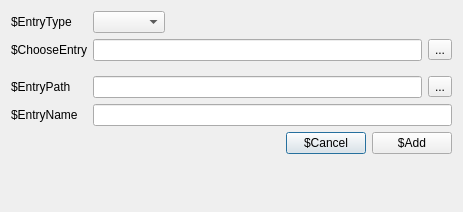
<?xml version="1.0" encoding="UTF-8"?>
<ui version="4.0">
 <class>SAddNewEntry</class>
 <widget class="QDialog" name="SAddNewEntry">
  <property name="geometry">
   <rect>
    <x>0</x>
    <y>0</y>
    <width>463</width>
    <height>212</height>
   </rect>
  </property>
  <property name="minimumSize">
   <size>
    <width>463</width>
    <height>212</height>
   </size>
  </property>
  <property name="maximumSize">
   <size>
    <width>463</width>
    <height>212</height>
   </size>
  </property>
  <property name="windowTitle">
   <string>Dialog</string>
  </property>
  <layout class="QVBoxLayout" name="verticalLayout_2">
   <item>
    <layout class="QFormLayout" name="formLayout">
     <property name="fieldGrowthPolicy">
      <enum>QFormLayout::ExpandingFieldsGrow</enum>
     </property>
     <property name="topMargin">
      <number>0</number>
     </property>
     <item row="0" column="0">
      <widget class="QLabel" name="lEntryType">
       <property name="text">
        <string>$EntryType</string>
       </property>
      </widget>
     </item>
     <item row="1" column="0">
      <widget class="QLabel" name="lChooseFile">
       <property name="text">
        <string>$ChooseEntry</string>
       </property>
      </widget>
     </item>
     <item row="3" column="0">
      <widget class="QLabel" name="lEntryPath">
       <property name="text">
        <string>$EntryPath</string>
       </property>
      </widget>
     </item>
     <item row="4" column="0">
      <widget class="QLabel" name="lEntryName">
       <property name="text">
        <string>$EntryName</string>
       </property>
      </widget>
     </item>
     <item row="2" column="0">
      <widget class="Line" name="line">
       <property name="orientation">
        <enum>Qt::Horizontal</enum>
       </property>
      </widget>
     </item>
     <item row="1" column="1">
      <layout class="QHBoxLayout" name="horizontalLayout_3">
       <property name="rightMargin">
        <number>0</number>
       </property>
       <item>
        <widget class="QLineEdit" name="eChoosenPath"/>
       </item>
       <item>
        <widget class="QToolButton" name="bChoosePath">
         <property name="text">
          <string>...</string>
         </property>
        </widget>
       </item>
      </layout>
     </item>
     <item row="3" column="1">
      <layout class="QHBoxLayout" name="horizontalLayout_4">
       <property name="rightMargin">
        <number>0</number>
       </property>
       <item>
        <widget class="QLineEdit" name="eEntryPath"/>
       </item>
       <item>
        <widget class="QToolButton" name="bChooseEntryPath">
         <property name="text">
          <string>...</string>
         </property>
        </widget>
       </item>
      </layout>
     </item>
     <item row="4" column="1">
      <widget class="QLineEdit" name="eEntryName"/>
     </item>
     <item row="0" column="1">
      <widget class="QComboBox" name="cbEntryType"/>
     </item>
    </layout>
   </item>
   <item>
    <layout class="QHBoxLayout" name="horizontalLayout">
     <property name="topMargin">
      <number>0</number>
     </property>
     <item>
      <spacer name="horizontalSpacer">
       <property name="orientation">
        <enum>Qt::Horizontal</enum>
       </property>
       <property name="sizeHint" stdset="0">
        <size>
         <width>40</width>
         <height>20</height>
        </size>
       </property>
      </spacer>
     </item>
     <item>
      <widget class="QPushButton" name="bCancel">
       <property name="text">
        <string>$Cancel</string>
       </property>
      </widget>
     </item>
     <item>
      <widget class="QPushButton" name="bAdd">
       <property name="text">
        <string>$Add</string>
       </property>
      </widget>
     </item>
    </layout>
   </item>
   <item>
    <spacer name="verticalSpacer">
     <property name="orientation">
      <enum>Qt::Vertical</enum>
     </property>
     <property name="sizeHint" stdset="0">
      <size>
       <width>20</width>
       <height>40</height>
      </size>
     </property>
    </spacer>
   </item>
  </layout>
 </widget>
 <resources/>
 <connections/>
</ui>
